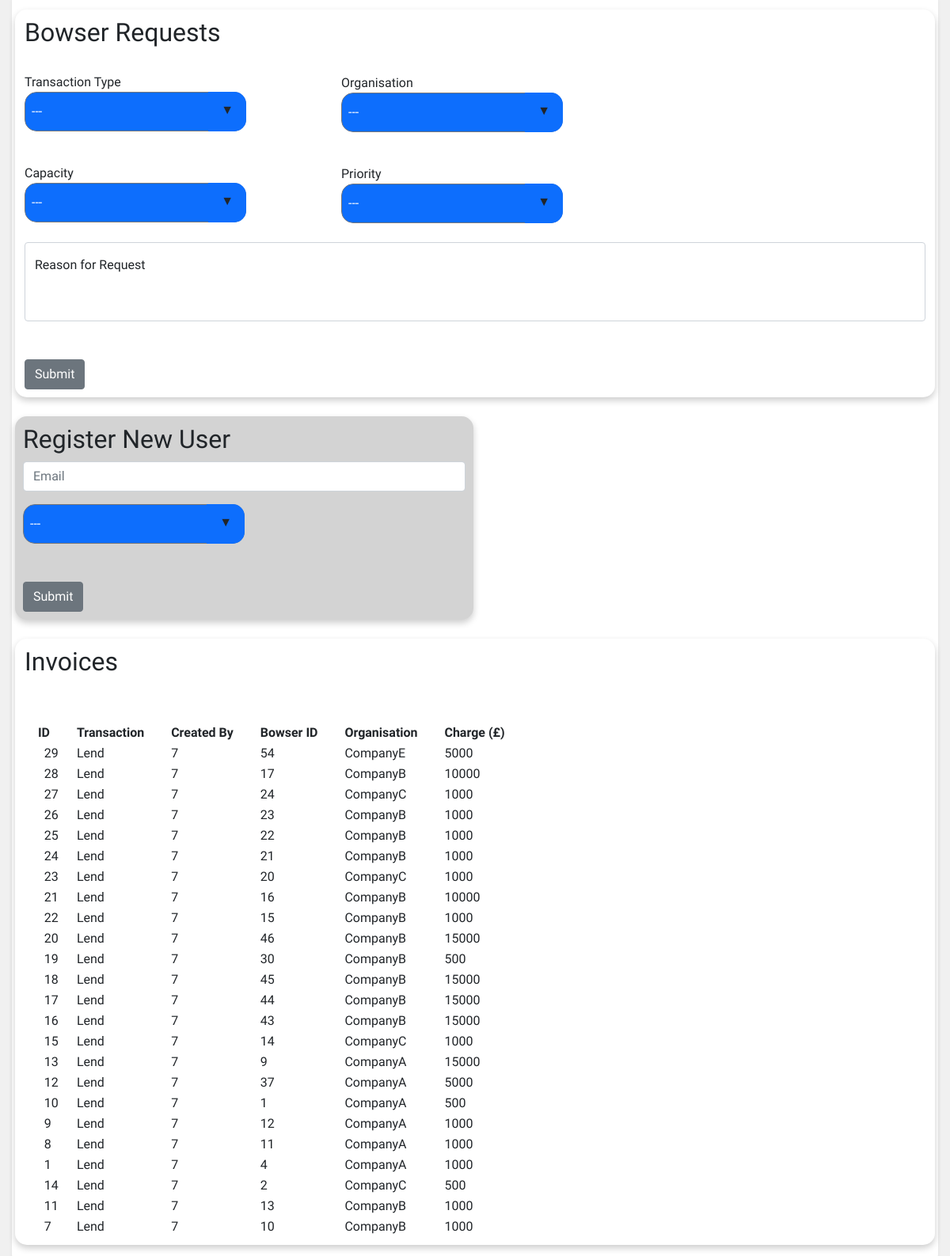
The app's page /operations/admin.php with its own data.
### tables this page shows
CREATE TABLE `tbl_bowser_invoices` (
  `InvoiceID` int(11) NOT NULL,
  `Transaction_Type` varchar(100) NOT NULL,
  `UserID` int(11) NOT NULL,
  `BowserID` int(11) NOT NULL,
  `Organisation_Name` varchar(100) NOT NULL,
  `Organisation_From` varchar(100) NOT NULL,
  `Price` int(11) NOT NULL,
  `Date` timestamp NOT NULL DEFAULT current_timestamp() ON UPDATE current_timestamp()
);

### operations/admin.php (the view, shortened to what this page needs)
<!doctype html>
<html>
<head>
    <link rel="stylesheet" href="../global/global.css" type="text/css">
    <link rel="stylesheet" href="admin.css" type="text/css">
    <link rel="stylesheet" href="https://cdnjs.cloudflare.com/ajax/libs/font-awesome/4.7.0/css/font-awesome.min.css">
    <link rel="stylesheet" href="https://cdnjs.cloudflare.com/ajax/libs/jqueryui/1.12.1/jquery-ui.css" />
    <link href="https://cdn.jsdelivr.net/npm/bootstrap@5.1.1/dist/css/bootstrap.min.css" rel="stylesheet">
    <link rel="stylesheet" href="../global/global.css" type="text/css">
</head>
<body>
<div class="upperPage">
    <div class="shadow-sm p-3 mb-5 bg-body rounded">
        <div class="row">
         <div class="bowserLoan">
          <h2>Bowser Requests</h2><br />
            <form method="post" id="formBowserRequest">
                <div class="mb-3">
                    <div id="transactionID">
                        <label>Transaction Type</label>
                        <div class="select">
                            <select name="Transaction" id="select">
                                <option value='-1' disabled selected>---</option>
                            </select>
                        </div>
                    </div>
                    <br />
                    <div id="organisationID">
                        <label>Organisation</label>
                        <div class="select">
                            <select name="Organisation" id="select">
                                <?php
                                echo "<option value='-1' disabled selected>---</option>";
                                ?>
                            </select>
                        </div>
                    </div>
                </div>
                <br />
                <div id="capacityID">
                    <label>Capacity</label>
                    <div class="select">
                        <select name="Capacity" id="select">
                            <option value='-1' disabled selected>---</option>
                        </select>
                    </div>
                </div>
                <br />
                <div id="loanPriorityID">
                    <label>Priority</label>
                    <div class="select">
                        <select name="Priority" id="select">
                            <option value='-1' disabled selected>---</option>
                        </select>
                    </div>
                </div>
                <br />
                <div class="form-floating">
                    <textarea class="form-control" name="Reason" placeholder="Reason for Request"style="height: 100px"></textarea>
                    <label for="floatingTextarea2">Reason for Request</label>
                </div>
                <br /><br />
                <div id="submitRegiser">
                    <button type="submit" name="requestBowserSubmit" class="btn btn-secondary">Submit</button>
                </div>
            </form>
        </div>
        </div>
        <br />
        <div class="row">
            <div class="col" id="registerUser">
                <h2>Register New User</h2>
                <form method="post" id="formUserRegistration">
                    <div class="mb-3">
                        <input type="email" name="email" class="form-control" placeholder="Email" id="registerInputEmail" aria-describedby="emailHelp">
                    </div>
                    <div class="col">
                        <div class="select">
                            <select name="user_type" id="select">
                                <option value='-1' disabled selected>---</option>
                            </select>
                        </div>
                    </div>
                    <br /><br />
                    <div id="submitRegiser">
                        <button type="submit" name="registerAccountSubmit" class="btn btn-secondary">Submit</button>
                    </div>
                </form>
            </div>
            <div class="col"></div>
        </div>
        <br />
        <div class="row">
            <div class="bowserInvoices">
            <h2>Invoices</h2><br />
                <table id="invoiceTable">
                    <tr>
                        <th>&nbsp;&nbsp;&nbsp;&nbsp;ID&nbsp;&nbsp;&nbsp;&nbsp;&nbsp;&nbsp;&nbsp;&nbsp;</th>
                        <th>Transaction&nbsp;&nbsp;&nbsp;&nbsp;&nbsp;&nbsp;&nbsp;&nbsp;</th>
                        <th>Created By&nbsp;&nbsp;&nbsp;&nbsp;&nbsp;&nbsp;&nbsp;&nbsp;</th>
                        <th>Bowser ID&nbsp;&nbsp;&nbsp;&nbsp;&nbsp;&nbsp;&nbsp;&nbsp;</th>
                        <th>Organisation&nbsp;&nbsp;&nbsp;&nbsp;&nbsp;&nbsp;&nbsp;&nbsp;</th>
                        <th>Charge (£)&nbsp;&nbsp;&nbsp;&nbsp;&nbsp;&nbsp;&nbsp;&nbsp;</th>
                    </tr>
                    <?php
                    $connection = OpenConnection();
                    $sql ="SELECT * FROM `tbl_bowser_invoices`ORDER BY Date DESC LIMIT 25";
                    $result = mysqli_query($connection, $sql);
                    if ($result->num_rows > 0) {
                        while ($rows = $result->fetch_assoc()) {
                            echo "<tr><td>&nbsp;&nbsp;&nbsp;&nbsp;&nbsp;&nbsp;".$rows['InvoiceID']."</td><td>".$rows['Transaction_Type']."</td>
                                            <td>".$rows['UserID']."</td><td>".$rows['BowserID']."</td><td>"
                                .$rows['Organisation_Name']."</td><td>".$rows['Price']."</td></tr><br />";
                        }
                    }
                    ?>
                </table>
        </div>
        </div>
        </div>
    </div>
<br /><br />
</body>
</html>

### global/global.css (style rules this page uses)
body { font-family: "Comfortaa", cursive; margin: 0px; background-color: whitesmoke; }
.upperPage { background-color: rgb(240, 240, 240); border-radius: 5px; padding: 15px; margin-top: -35px; }
textarea { resize: none; }
select { -webkit-appearance: none; -moz-appearance: none; -ms-appearance: none; appearance: none; outline: 0; background: #0d6efd; background-image: none; border-radius: 15px; box-shadow: 0 4px 8px 0 rgba(0, 0, 0, 0.2); font-family: "Comfortaa", cursive; }
.select { position: relative; display: block; height: 2.9em; line-height: 2.9; background: transparent; overflow: hidden; border-radius: 15px; width: 280px; height: 50px; }
select { width: 100%; height: 100%; margin: 0; padding: 0 0 0 0.5em; color: #fff; cursor: pointer; }
.select::after { content: "\25BC"; position: absolute; top: 0; right: 0; bottom: 0; padding: 0 1em; background: #0d6efd; pointer-events: none; }
.select::after { -webkit-transition: 0.25s all ease; -o-transition: 0.25s all ease; transition: 0.25s all ease; }

### operations/admin.css (style rules this page uses)
.bowserLoan { padding: 10px; border: 0; border-radius: 15px; box-shadow: 0 4px 8px 0 rgba(0, 0, 0, 0.2); }
#organisationID { margin-top: -97px; margin-left: 400px; }
#loanPriorityID { margin-top: -97px; margin-left: 400px; }
.bowserInvoices { padding: 10px; border: 0; border-radius: 15px; box-shadow: 0 4px 8px 0 rgba(0, 0, 0, 0.2); }
#invoiceTable { margin-top: -550px; }
#registerUser { padding: 10px; border: 0; border-radius: 15px; box-shadow: 0 4px 8px 0 rgba(0, 0, 0, 0.2); background-color: lightgray; }

### records on screen
tbl_bowser_invoices: InvoiceID "29", Transaction_Type "Lend", UserID "7", BowserID "54", Organisation_Name "CompanyE", Price "5000"
tbl_bowser_invoices: InvoiceID "28", Transaction_Type "Lend", UserID "7", BowserID "17", Organisation_Name "CompanyB", Price "10000"
tbl_bowser_invoices: InvoiceID "27", Transaction_Type "Lend", UserID "7", BowserID "24", Organisation_Name "CompanyC", Price "1000"
tbl_bowser_invoices: InvoiceID "26", Transaction_Type "Lend", UserID "7", BowserID "23", Organisation_Name "CompanyB", Price "1000"
tbl_bowser_invoices: InvoiceID "25", Transaction_Type "Lend", UserID "7", BowserID "22", Organisation_Name "CompanyB", Price "1000"
tbl_bowser_invoices: InvoiceID "24", Transaction_Type "Lend", UserID "7", BowserID "21", Organisation_Name "CompanyB", Price "1000"
tbl_bowser_invoices: InvoiceID "23", Transaction_Type "Lend", UserID "7", BowserID "20", Organisation_Name "CompanyC", Price "1000"
tbl_bowser_invoices: InvoiceID "21", Transaction_Type "Lend", UserID "7", BowserID "16", Organisation_Name "CompanyB", Price "10000"
tbl_bowser_invoices: InvoiceID "22", Transaction_Type "Lend", UserID "7", BowserID "15", Organisation_Name "CompanyB", Price "1000"
tbl_bowser_invoices: InvoiceID "20", Transaction_Type "Lend", UserID "7", BowserID "46", Organisation_Name "CompanyB", Price "15000"
tbl_bowser_invoices: InvoiceID "19", Transaction_Type "Lend", UserID "7", BowserID "30", Organisation_Name "CompanyB", Price "500"
tbl_bowser_invoices: InvoiceID "18", Transaction_Type "Lend", UserID "7", BowserID "45", Organisation_Name "CompanyB", Price "15000"
tbl_bowser_invoices: InvoiceID "17", Transaction_Type "Lend", UserID "7", BowserID "44", Organisation_Name "CompanyB", Price "15000"
tbl_bowser_invoices: InvoiceID "16", Transaction_Type "Lend", UserID "7", BowserID "43", Organisation_Name "CompanyB", Price "15000"
tbl_bowser_invoices: InvoiceID "15", Transaction_Type "Lend", UserID "7", BowserID "14", Organisation_Name "CompanyC", Price "1000"
tbl_bowser_invoices: InvoiceID "13", Transaction_Type "Lend", UserID "7", BowserID "9", Organisation_Name "CompanyA", Price "15000"
tbl_bowser_invoices: InvoiceID "12", Transaction_Type "Lend", UserID "7", BowserID "37", Organisation_Name "CompanyA", Price "5000"
tbl_bowser_invoices: InvoiceID "10", Transaction_Type "Lend", UserID "7", BowserID "1", Organisation_Name "CompanyA", Price "500"
tbl_bowser_invoices: InvoiceID "9", Transaction_Type "Lend", UserID "7", BowserID "12", Organisation_Name "CompanyA", Price "1000"
tbl_bowser_invoices: InvoiceID "8", Transaction_Type "Lend", UserID "7", BowserID "11", Organisation_Name "CompanyA", Price "1000"
tbl_bowser_invoices: InvoiceID "1", Transaction_Type "Lend", UserID "7", BowserID "4", Organisation_Name "CompanyA", Price "1000"
tbl_bowser_invoices: InvoiceID "14", Transaction_Type "Lend", UserID "7", BowserID "2", Organisation_Name "CompanyC", Price "500"
tbl_bowser_invoices: InvoiceID "11", Transaction_Type "Lend", UserID "7", BowserID "13", Organisation_Name "CompanyB", Price "1000"
tbl_bowser_invoices: InvoiceID "7", Transaction_Type "Lend", UserID "7", BowserID "10", Organisation_Name "CompanyB", Price "1000"
